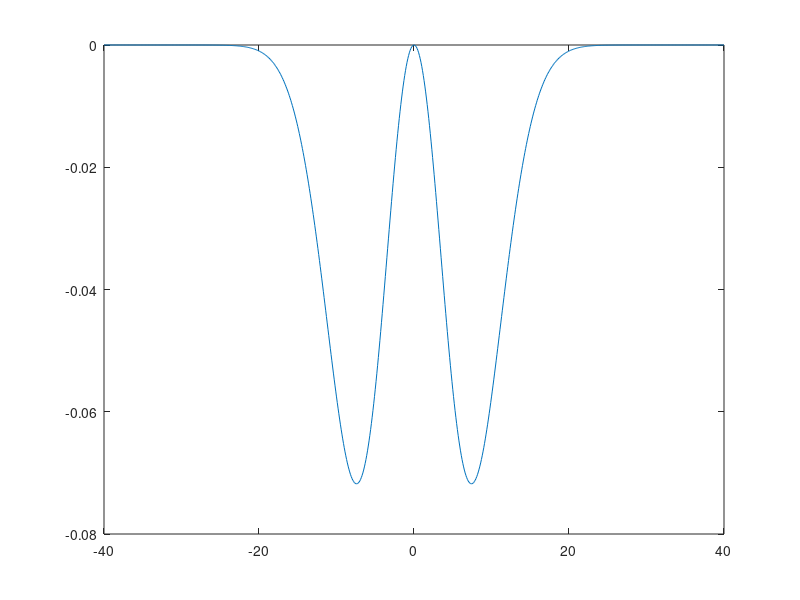

Recreate this plot in MATLAB.
lambda = 13;
beta = 3/lambda^2;
gamma = 1.05*beta;
a = 1;
connMult = 4;

abs_x = -40:0.1:40;
fun = a*exp(-gamma*abs_x.^2) - exp(-beta*abs_x.^2);
plot(abs_x, connMult * fun);
